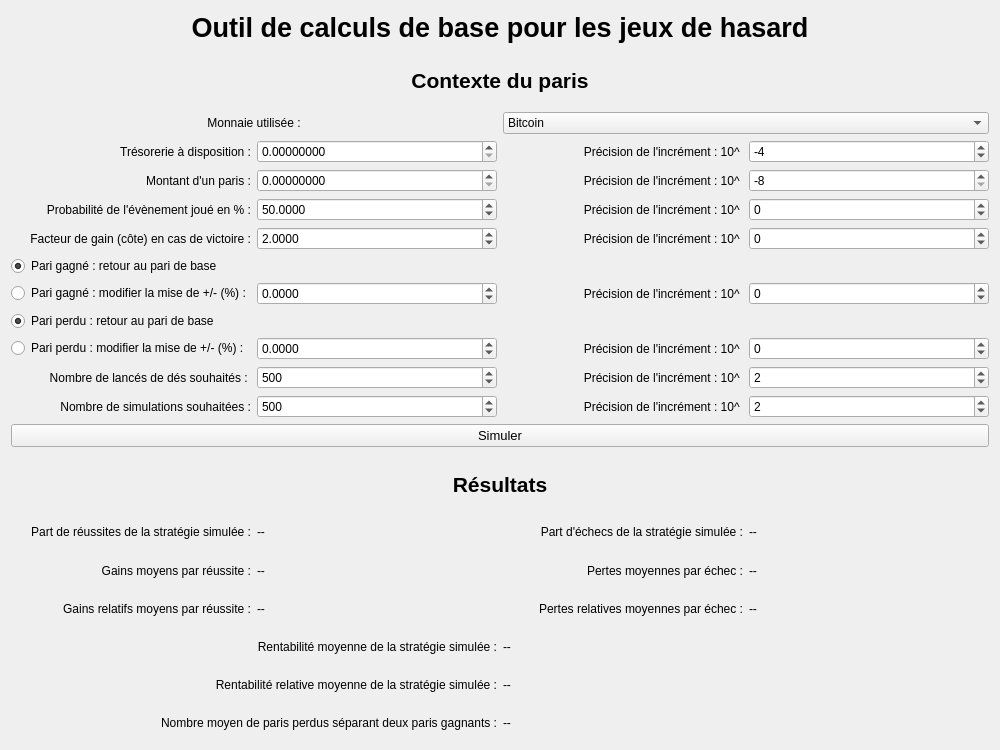
<?xml version="1.0" encoding="UTF-8"?>
<ui version="4.0">
 <class>DiceSimulator</class>
 <widget class="QWidget" name="DiceSimulator">
  <property name="geometry">
   <rect>
    <x>0</x>
    <y>0</y>
    <width>1000</width>
    <height>750</height>
   </rect>
  </property>
  <property name="windowTitle">
   <string>Form</string>
  </property>
  <layout class="QGridLayout" name="gridLayout">
   <item row="6" column="3">
    <widget class="QSpinBox" name="spinBox_precision_input_bet">
     <property name="minimum">
      <number>-8</number>
     </property>
     <property name="maximum">
      <number>5</number>
     </property>
     <property name="value">
      <number>-8</number>
     </property>
    </widget>
   </item>
   <item row="13" column="0">
    <widget class="QRadioButton" name="radioButton_lose_bet_base">
     <property name="text">
      <string>Pari perdu : retour au pari de base</string>
     </property>
     <property name="checked">
      <bool>true</bool>
     </property>
     <property name="autoExclusive">
      <bool>false</bool>
     </property>
    </widget>
   </item>
   <item row="5" column="0">
    <widget class="QLabel" name="label_input_cash">
     <property name="text">
      <string>Trésorerie à disposition :</string>
     </property>
     <property name="alignment">
      <set>Qt::AlignRight|Qt::AlignTrailing|Qt::AlignVCenter</set>
     </property>
    </widget>
   </item>
   <item row="22" column="1">
    <widget class="QLabel" name="label_output_benefits_win">
     <property name="text">
      <string>--</string>
     </property>
    </widget>
   </item>
   <item row="7" column="1">
    <widget class="QDoubleSpinBox" name="doubleSpinBox_input_proba_event">
     <property name="locale">
      <locale language="English" country="UnitedStates"/>
     </property>
     <property name="decimals">
      <number>4</number>
     </property>
     <property name="minimum">
      <double>0.000000000000000</double>
     </property>
     <property name="maximum">
      <double>100.000000000000000</double>
     </property>
     <property name="value">
      <double>50.000000000000000</double>
     </property>
    </widget>
   </item>
   <item row="12" column="0">
    <widget class="QRadioButton" name="radioButton_win_modify_bet">
     <property name="text">
      <string>Pari gagné : modifier la mise de +/- (%) :</string>
     </property>
     <property name="autoExclusive">
      <bool>false</bool>
     </property>
    </widget>
   </item>
   <item row="17" column="0" colspan="4">
    <widget class="QPushButton" name="pushButton_simulate">
     <property name="font">
      <font>
       <pointsize>10</pointsize>
      </font>
     </property>
     <property name="text">
      <string>Simuler</string>
     </property>
    </widget>
   </item>
   <item row="8" column="1">
    <widget class="QDoubleSpinBox" name="doubleSpinBox_input_payout">
     <property name="locale">
      <locale language="English" country="UnitedStates"/>
     </property>
     <property name="decimals">
      <number>4</number>
     </property>
     <property name="minimum">
      <double>1.000000000000000</double>
     </property>
     <property name="maximum">
      <double>100000000.000000000000000</double>
     </property>
     <property name="singleStep">
      <double>0.010000000000000</double>
     </property>
     <property name="value">
      <double>2.000000000000000</double>
     </property>
    </widget>
   </item>
   <item row="6" column="2">
    <widget class="QLabel" name="label_precision_input_bet">
     <property name="text">
      <string>Précision de l'incrément : 10^ </string>
     </property>
     <property name="alignment">
      <set>Qt::AlignRight|Qt::AlignTrailing|Qt::AlignVCenter</set>
     </property>
    </widget>
   </item>
   <item row="5" column="3">
    <widget class="QSpinBox" name="spinBox_precision_input_cash">
     <property name="minimum">
      <number>-8</number>
     </property>
     <property name="maximum">
      <number>5</number>
     </property>
     <property name="value">
      <number>-4</number>
     </property>
    </widget>
   </item>
   <item row="6" column="1">
    <widget class="QDoubleSpinBox" name="doubleSpinBox_input_bet">
     <property name="locale">
      <locale language="English" country="UnitedStates"/>
     </property>
     <property name="decimals">
      <number>8</number>
     </property>
     <property name="maximum">
      <double>99999999999.000000000000000</double>
     </property>
     <property name="singleStep">
      <double>0.000001000000000</double>
     </property>
    </widget>
   </item>
   <item row="7" column="0">
    <widget class="QLabel" name="label_input_proba_event">
     <property name="text">
      <string>Probabilité de l'évènement joué en % :</string>
     </property>
     <property name="alignment">
      <set>Qt::AlignRight|Qt::AlignTrailing|Qt::AlignVCenter</set>
     </property>
    </widget>
   </item>
   <item row="5" column="1">
    <widget class="QDoubleSpinBox" name="doubleSpinBox_input_cash">
     <property name="locale">
      <locale language="English" country="UnitedStates"/>
     </property>
     <property name="decimals">
      <number>8</number>
     </property>
     <property name="maximum">
      <double>999999999999.000000000000000</double>
     </property>
     <property name="singleStep">
      <double>0.000010000000000</double>
     </property>
    </widget>
   </item>
   <item row="22" column="0">
    <widget class="QLabel" name="label_benefits_win">
     <property name="text">
      <string>Gains moyens par réussite :</string>
     </property>
     <property name="alignment">
      <set>Qt::AlignRight|Qt::AlignTrailing|Qt::AlignVCenter</set>
     </property>
    </widget>
   </item>
   <item row="7" column="3">
    <widget class="QSpinBox" name="spinBox_precision_input_proba_event">
     <property name="minimum">
      <number>-4</number>
     </property>
     <property name="maximum">
      <number>2</number>
     </property>
    </widget>
   </item>
   <item row="8" column="3">
    <widget class="QSpinBox" name="spinBox_precision_input_payout">
     <property name="minimum">
      <number>-4</number>
     </property>
     <property name="maximum">
      <number>2</number>
     </property>
    </widget>
   </item>
   <item row="6" column="0">
    <widget class="QLabel" name="label_input_bet">
     <property name="text">
      <string>Montant d'un paris :</string>
     </property>
     <property name="alignment">
      <set>Qt::AlignRight|Qt::AlignTrailing|Qt::AlignVCenter</set>
     </property>
    </widget>
   </item>
   <item row="12" column="3">
    <widget class="QSpinBox" name="spinBox_precision_win_bet">
     <property name="minimum">
      <number>-4</number>
     </property>
     <property name="maximum">
      <number>2</number>
     </property>
    </widget>
   </item>
   <item row="14" column="3">
    <widget class="QSpinBox" name="spinBox_precision_lose_bet">
     <property name="minimum">
      <number>-4</number>
     </property>
     <property name="maximum">
      <number>2</number>
     </property>
    </widget>
   </item>
   <item row="1" column="0" colspan="4">
    <spacer name="horizontalSpacer">
     <property name="orientation">
      <enum>Qt::Horizontal</enum>
     </property>
     <property name="sizeHint" stdset="0">
      <size>
       <width>30</width>
       <height>15</height>
      </size>
     </property>
    </spacer>
   </item>
   <item row="20" column="0" colspan="4">
    <spacer name="horizontalSpacer_4">
     <property name="orientation">
      <enum>Qt::Horizontal</enum>
     </property>
     <property name="sizeHint" stdset="0">
      <size>
       <width>20</width>
       <height>10</height>
      </size>
     </property>
    </spacer>
   </item>
   <item row="4" column="0" colspan="2">
    <widget class="QLabel" name="label_currency">
     <property name="text">
      <string>Monnaie utilisée :</string>
     </property>
     <property name="alignment">
      <set>Qt::AlignCenter</set>
     </property>
    </widget>
   </item>
   <item row="4" column="2" colspan="2">
    <widget class="QComboBox" name="comboBox_input_currency">
     <item>
      <property name="text">
       <string>Bitcoin</string>
      </property>
     </item>
     <item>
      <property name="text">
       <string>Ethereum</string>
      </property>
     </item>
     <item>
      <property name="text">
       <string>Litecoin</string>
      </property>
     </item>
     <item>
      <property name="text">
       <string>Burst</string>
      </property>
     </item>
     <item>
      <property name="text">
       <string>Dogecoin</string>
      </property>
     </item>
     <item>
      <property name="text">
       <string>Euro</string>
      </property>
     </item>
     <item>
      <property name="text">
       <string>Dollar</string>
      </property>
     </item>
    </widget>
   </item>
   <item row="8" column="0">
    <widget class="QLabel" name="label_input_payout">
     <property name="text">
      <string>Facteur de gain (côte) en cas de victoire :</string>
     </property>
     <property name="alignment">
      <set>Qt::AlignRight|Qt::AlignTrailing|Qt::AlignVCenter</set>
     </property>
    </widget>
   </item>
   <item row="26" column="0" colspan="2">
    <widget class="QLabel" name="label_mean_streak">
     <property name="text">
      <string>Nombre moyen de paris perdus séparant deux paris gagnants :</string>
     </property>
     <property name="alignment">
      <set>Qt::AlignRight|Qt::AlignTrailing|Qt::AlignVCenter</set>
     </property>
    </widget>
   </item>
   <item row="22" column="2">
    <widget class="QLabel" name="label_deficits_lose">
     <property name="text">
      <string>Pertes moyennes par échec :</string>
     </property>
     <property name="alignment">
      <set>Qt::AlignRight|Qt::AlignTrailing|Qt::AlignVCenter</set>
     </property>
    </widget>
   </item>
   <item row="21" column="3">
    <widget class="QLabel" name="label_output_lost_strategies">
     <property name="text">
      <string>--</string>
     </property>
    </widget>
   </item>
   <item row="22" column="3">
    <widget class="QLabel" name="label_output_deficits_lose">
     <property name="text">
      <string>--</string>
     </property>
    </widget>
   </item>
   <item row="26" column="2" colspan="2">
    <widget class="QLabel" name="label_output_mean_streak">
     <property name="text">
      <string>--</string>
     </property>
    </widget>
   </item>
   <item row="15" column="2">
    <widget class="QLabel" name="label_precision_input_dice_number">
     <property name="text">
      <string>Précision de l'incrément : 10^ </string>
     </property>
     <property name="alignment">
      <set>Qt::AlignRight|Qt::AlignTrailing|Qt::AlignVCenter</set>
     </property>
    </widget>
   </item>
   <item row="16" column="0">
    <widget class="QLabel" name="label_input_simulation">
     <property name="text">
      <string>Nombre de simulations souhaitées :</string>
     </property>
     <property name="alignment">
      <set>Qt::AlignRight|Qt::AlignTrailing|Qt::AlignVCenter</set>
     </property>
    </widget>
   </item>
   <item row="16" column="2">
    <widget class="QLabel" name="label_precision_simulation">
     <property name="text">
      <string>Précision de l'incrément : 10^ </string>
     </property>
     <property name="alignment">
      <set>Qt::AlignRight|Qt::AlignTrailing|Qt::AlignVCenter</set>
     </property>
    </widget>
   </item>
   <item row="16" column="1">
    <widget class="QSpinBox" name="spinBox_simulation">
     <property name="maximum">
      <number>50000</number>
     </property>
     <property name="value">
      <number>500</number>
     </property>
    </widget>
   </item>
   <item row="16" column="3">
    <widget class="QSpinBox" name="spinBox_precision_simulation">
     <property name="maximum">
      <number>4</number>
     </property>
     <property name="value">
      <number>2</number>
     </property>
    </widget>
   </item>
   <item row="11" column="0" colspan="4">
    <widget class="QRadioButton" name="radioButton_win_bet_base">
     <property name="text">
      <string>Pari gagné : retour au pari de base</string>
     </property>
     <property name="checked">
      <bool>true</bool>
     </property>
     <property name="autoExclusive">
      <bool>false</bool>
     </property>
    </widget>
   </item>
   <item row="15" column="3">
    <widget class="QSpinBox" name="spinBox_precision_input_dice_number">
     <property name="minimum">
      <number>0</number>
     </property>
     <property name="maximum">
      <number>5</number>
     </property>
     <property name="value">
      <number>2</number>
     </property>
    </widget>
   </item>
   <item row="15" column="1">
    <widget class="QSpinBox" name="spinBox_input_dice_number">
     <property name="maximum">
      <number>1000000</number>
     </property>
     <property name="singleStep">
      <number>100</number>
     </property>
     <property name="value">
      <number>500</number>
     </property>
    </widget>
   </item>
   <item row="15" column="0">
    <widget class="QLabel" name="label_input_dice_number">
     <property name="text">
      <string>Nombre de lancés de dés souhaités : </string>
     </property>
     <property name="alignment">
      <set>Qt::AlignRight|Qt::AlignTrailing|Qt::AlignVCenter</set>
     </property>
    </widget>
   </item>
   <item row="12" column="1">
    <widget class="QDoubleSpinBox" name="doubleSpinBox_win_bet">
     <property name="locale">
      <locale language="English" country="UnitedStates"/>
     </property>
     <property name="decimals">
      <number>4</number>
     </property>
     <property name="minimum">
      <double>-100.000000000000000</double>
     </property>
     <property name="maximum">
      <double>1000000000.000000000000000</double>
     </property>
     <property name="value">
      <double>0.000000000000000</double>
     </property>
    </widget>
   </item>
   <item row="14" column="1">
    <widget class="QDoubleSpinBox" name="doubleSpinBox_lose_bet">
     <property name="locale">
      <locale language="English" country="UnitedStates"/>
     </property>
     <property name="decimals">
      <number>4</number>
     </property>
     <property name="minimum">
      <double>-100.000000000000000</double>
     </property>
     <property name="maximum">
      <double>1000000000.000000000000000</double>
     </property>
     <property name="value">
      <double>0.000000000000000</double>
     </property>
    </widget>
   </item>
   <item row="2" column="0" colspan="4">
    <widget class="QLabel" name="label_inputs">
     <property name="font">
      <font>
       <pointsize>16</pointsize>
       <weight>75</weight>
       <bold>true</bold>
      </font>
     </property>
     <property name="text">
      <string>Contexte du paris</string>
     </property>
     <property name="alignment">
      <set>Qt::AlignCenter</set>
     </property>
    </widget>
   </item>
   <item row="0" column="0" colspan="4">
    <widget class="QLabel" name="label_main_title">
     <property name="font">
      <font>
       <pointsize>20</pointsize>
       <weight>75</weight>
       <bold>true</bold>
      </font>
     </property>
     <property name="text">
      <string>Outil de calculs de base pour les jeux de hasard</string>
     </property>
     <property name="alignment">
      <set>Qt::AlignCenter</set>
     </property>
    </widget>
   </item>
   <item row="18" column="0" colspan="4">
    <spacer name="horizontalSpacer_3">
     <property name="orientation">
      <enum>Qt::Horizontal</enum>
     </property>
     <property name="sizeHint" stdset="0">
      <size>
       <width>30</width>
       <height>15</height>
      </size>
     </property>
    </spacer>
   </item>
   <item row="19" column="0" colspan="4">
    <widget class="QLabel" name="label_results">
     <property name="font">
      <font>
       <pointsize>16</pointsize>
       <weight>75</weight>
       <bold>true</bold>
      </font>
     </property>
     <property name="text">
      <string>Résultats</string>
     </property>
     <property name="alignment">
      <set>Qt::AlignCenter</set>
     </property>
    </widget>
   </item>
   <item row="5" column="2">
    <widget class="QLabel" name="label_precision_input_cash">
     <property name="text">
      <string>Précision de l'incrément : 10^ </string>
     </property>
     <property name="alignment">
      <set>Qt::AlignRight|Qt::AlignTrailing|Qt::AlignVCenter</set>
     </property>
    </widget>
   </item>
   <item row="14" column="0">
    <widget class="QRadioButton" name="radioButton_lose_modify_bet">
     <property name="text">
      <string>Pari perdu : modifier la mise de +/- (%) :</string>
     </property>
     <property name="autoExclusive">
      <bool>false</bool>
     </property>
    </widget>
   </item>
   <item row="3" column="0" colspan="4">
    <spacer name="horizontalSpacer_2">
     <property name="orientation">
      <enum>Qt::Horizontal</enum>
     </property>
     <property name="sizeHint" stdset="0">
      <size>
       <width>20</width>
       <height>10</height>
      </size>
     </property>
    </spacer>
   </item>
   <item row="21" column="1">
    <widget class="QLabel" name="label_output_won_strategies">
     <property name="text">
      <string>--</string>
     </property>
    </widget>
   </item>
   <item row="21" column="0">
    <widget class="QLabel" name="label_won_strategies">
     <property name="text">
      <string>Part de réussites de la stratégie simulée :</string>
     </property>
     <property name="alignment">
      <set>Qt::AlignRight|Qt::AlignTrailing|Qt::AlignVCenter</set>
     </property>
    </widget>
   </item>
   <item row="24" column="0" colspan="2">
    <widget class="QLabel" name="label_global_result">
     <property name="text">
      <string>Rentabilité moyenne de la stratégie simulée :</string>
     </property>
     <property name="alignment">
      <set>Qt::AlignRight|Qt::AlignTrailing|Qt::AlignVCenter</set>
     </property>
    </widget>
   </item>
   <item row="24" column="2" colspan="2">
    <widget class="QLabel" name="label_output_global_result">
     <property name="text">
      <string>--</string>
     </property>
    </widget>
   </item>
   <item row="8" column="2">
    <widget class="QLabel" name="label_precision_input_payout">
     <property name="text">
      <string>Précision de l'incrément : 10^ </string>
     </property>
     <property name="alignment">
      <set>Qt::AlignRight|Qt::AlignTrailing|Qt::AlignVCenter</set>
     </property>
    </widget>
   </item>
   <item row="7" column="2">
    <widget class="QLabel" name="label_precision_input_proba_event">
     <property name="text">
      <string>Précision de l'incrément : 10^ </string>
     </property>
     <property name="alignment">
      <set>Qt::AlignRight|Qt::AlignTrailing|Qt::AlignVCenter</set>
     </property>
    </widget>
   </item>
   <item row="14" column="2">
    <widget class="QLabel" name="label_precision_lose_bet">
     <property name="text">
      <string>Précision de l'incrément : 10^ </string>
     </property>
     <property name="alignment">
      <set>Qt::AlignRight|Qt::AlignTrailing|Qt::AlignVCenter</set>
     </property>
    </widget>
   </item>
   <item row="12" column="2">
    <widget class="QLabel" name="label_precision_win_bet">
     <property name="text">
      <string>Précision de l'incrément : 10^ </string>
     </property>
     <property name="alignment">
      <set>Qt::AlignRight|Qt::AlignTrailing|Qt::AlignVCenter</set>
     </property>
    </widget>
   </item>
   <item row="21" column="2">
    <widget class="QLabel" name="label_lost_strategies">
     <property name="text">
      <string>Part d'échecs de la stratégie simulée :</string>
     </property>
     <property name="alignment">
      <set>Qt::AlignRight|Qt::AlignTrailing|Qt::AlignVCenter</set>
     </property>
    </widget>
   </item>
   <item row="23" column="0">
    <widget class="QLabel" name="label_relative_benefits_win">
     <property name="text">
      <string>Gains relatifs moyens par réussite :</string>
     </property>
     <property name="alignment">
      <set>Qt::AlignRight|Qt::AlignTrailing|Qt::AlignVCenter</set>
     </property>
    </widget>
   </item>
   <item row="23" column="1">
    <widget class="QLabel" name="label_output_relative_benefits">
     <property name="text">
      <string>--</string>
     </property>
    </widget>
   </item>
   <item row="23" column="2">
    <widget class="QLabel" name="label_relative_deficits">
     <property name="text">
      <string>Pertes relatives moyennes par échec :</string>
     </property>
     <property name="alignment">
      <set>Qt::AlignRight|Qt::AlignTrailing|Qt::AlignVCenter</set>
     </property>
    </widget>
   </item>
   <item row="23" column="3">
    <widget class="QLabel" name="label_output_relative_deficits">
     <property name="text">
      <string>--</string>
     </property>
    </widget>
   </item>
   <item row="25" column="2" colspan="2">
    <widget class="QLabel" name="label_output_relative_global_result">
     <property name="text">
      <string>--</string>
     </property>
    </widget>
   </item>
   <item row="25" column="0" colspan="2">
    <widget class="QLabel" name="label_relative_global_result">
     <property name="text">
      <string>Rentabilité relative moyenne de la stratégie simulée :</string>
     </property>
     <property name="alignment">
      <set>Qt::AlignRight|Qt::AlignTrailing|Qt::AlignVCenter</set>
     </property>
    </widget>
   </item>
  </layout>
 </widget>
 <tabstops>
  <tabstop>comboBox_input_currency</tabstop>
  <tabstop>doubleSpinBox_input_cash</tabstop>
  <tabstop>spinBox_precision_input_cash</tabstop>
  <tabstop>doubleSpinBox_input_bet</tabstop>
  <tabstop>spinBox_precision_input_bet</tabstop>
  <tabstop>doubleSpinBox_input_proba_event</tabstop>
  <tabstop>spinBox_precision_input_proba_event</tabstop>
  <tabstop>doubleSpinBox_input_payout</tabstop>
  <tabstop>spinBox_precision_input_payout</tabstop>
  <tabstop>radioButton_win_bet_base</tabstop>
  <tabstop>radioButton_win_modify_bet</tabstop>
  <tabstop>doubleSpinBox_win_bet</tabstop>
  <tabstop>spinBox_precision_win_bet</tabstop>
  <tabstop>radioButton_lose_bet_base</tabstop>
  <tabstop>radioButton_lose_modify_bet</tabstop>
  <tabstop>doubleSpinBox_lose_bet</tabstop>
  <tabstop>spinBox_precision_lose_bet</tabstop>
  <tabstop>spinBox_input_dice_number</tabstop>
  <tabstop>spinBox_precision_input_dice_number</tabstop>
  <tabstop>spinBox_simulation</tabstop>
  <tabstop>spinBox_precision_simulation</tabstop>
  <tabstop>pushButton_simulate</tabstop>
 </tabstops>
 <resources/>
 <connections>
  <connection>
   <sender>pushButton_simulate</sender>
   <signal>clicked()</signal>
   <receiver>DiceSimulator</receiver>
   <slot>compute_expectation()</slot>
   <hints>
    <hint type="sourcelabel">
     <x>488</x>
     <y>448</y>
    </hint>
    <hint type="destinationlabel">
     <x>125</x>
     <y>423</y>
    </hint>
   </hints>
  </connection>
  <connection>
   <sender>comboBox_input_currency</sender>
   <signal>activated(QString)</signal>
   <receiver>DiceSimulator</receiver>
   <slot>currency_changed()</slot>
   <hints>
    <hint type="sourcelabel">
     <x>550</x>
     <y>147</y>
    </hint>
    <hint type="destinationlabel">
     <x>114</x>
     <y>158</y>
    </hint>
   </hints>
  </connection>
  <connection>
   <sender>spinBox_precision_input_cash</sender>
   <signal>valueChanged(int)</signal>
   <receiver>DiceSimulator</receiver>
   <slot>precision_changed()</slot>
   <hints>
    <hint type="sourcelabel">
     <x>758</x>
     <y>177</y>
    </hint>
    <hint type="destinationlabel">
     <x>369</x>
     <y>451</y>
    </hint>
   </hints>
  </connection>
  <connection>
   <sender>spinBox_precision_input_bet</sender>
   <signal>valueChanged(int)</signal>
   <receiver>DiceSimulator</receiver>
   <slot>precision_changed()</slot>
   <hints>
    <hint type="sourcelabel">
     <x>793</x>
     <y>204</y>
    </hint>
    <hint type="destinationlabel">
     <x>391</x>
     <y>481</y>
    </hint>
   </hints>
  </connection>
  <connection>
   <sender>spinBox_precision_input_proba_event</sender>
   <signal>valueChanged(int)</signal>
   <receiver>DiceSimulator</receiver>
   <slot>precision_changed()</slot>
   <hints>
    <hint type="sourcelabel">
     <x>808</x>
     <y>233</y>
    </hint>
    <hint type="destinationlabel">
     <x>429</x>
     <y>510</y>
    </hint>
   </hints>
  </connection>
  <connection>
   <sender>spinBox_precision_input_payout</sender>
   <signal>valueChanged(int)</signal>
   <receiver>DiceSimulator</receiver>
   <slot>precision_changed()</slot>
   <hints>
    <hint type="sourcelabel">
     <x>990</x>
     <y>268</y>
    </hint>
    <hint type="destinationlabel">
     <x>454</x>
     <y>543</y>
    </hint>
   </hints>
  </connection>
  <connection>
   <sender>spinBox_precision_input_dice_number</sender>
   <signal>valueChanged(int)</signal>
   <receiver>DiceSimulator</receiver>
   <slot>precision_changed()</slot>
   <hints>
    <hint type="sourcelabel">
     <x>990</x>
     <y>392</y>
    </hint>
    <hint type="destinationlabel">
     <x>479</x>
     <y>571</y>
    </hint>
   </hints>
  </connection>
  <connection>
   <sender>spinBox_precision_win_bet</sender>
   <signal>valueChanged(int)</signal>
   <receiver>DiceSimulator</receiver>
   <slot>precision_changed()</slot>
   <hints>
    <hint type="sourcelabel">
     <x>990</x>
     <y>317</y>
    </hint>
    <hint type="destinationlabel">
     <x>534</x>
     <y>630</y>
    </hint>
   </hints>
  </connection>
  <connection>
   <sender>spinBox_precision_lose_bet</sender>
   <signal>valueChanged(int)</signal>
   <receiver>DiceSimulator</receiver>
   <slot>precision_changed()</slot>
   <hints>
    <hint type="sourcelabel">
     <x>990</x>
     <y>366</y>
    </hint>
    <hint type="destinationlabel">
     <x>592</x>
     <y>685</y>
    </hint>
   </hints>
  </connection>
  <connection>
   <sender>spinBox_precision_simulation</sender>
   <signal>valueChanged(int)</signal>
   <receiver>DiceSimulator</receiver>
   <slot>precision_changed()</slot>
   <hints>
    <hint type="sourcelabel">
     <x>872</x>
     <y>413</y>
    </hint>
    <hint type="destinationlabel">
     <x>501</x>
     <y>596</y>
    </hint>
   </hints>
  </connection>
  <connection>
   <sender>radioButton_win_bet_base</sender>
   <signal>clicked()</signal>
   <receiver>DiceSimulator</receiver>
   <slot>bet_clicked()</slot>
   <hints>
    <hint type="sourcelabel">
     <x>17</x>
     <y>285</y>
    </hint>
    <hint type="destinationlabel">
     <x>660</x>
     <y>76</y>
    </hint>
   </hints>
  </connection>
  <connection>
   <sender>radioButton_win_modify_bet</sender>
   <signal>clicked()</signal>
   <receiver>DiceSimulator</receiver>
   <slot>bet_clicked()</slot>
   <hints>
    <hint type="sourcelabel">
     <x>66</x>
     <y>306</y>
    </hint>
    <hint type="destinationlabel">
     <x>628</x>
     <y>109</y>
    </hint>
   </hints>
  </connection>
  <connection>
   <sender>radioButton_lose_bet_base</sender>
   <signal>clicked()</signal>
   <receiver>DiceSimulator</receiver>
   <slot>bet_clicked()</slot>
   <hints>
    <hint type="sourcelabel">
     <x>162</x>
     <y>337</y>
    </hint>
    <hint type="destinationlabel">
     <x>547</x>
     <y>192</y>
    </hint>
   </hints>
  </connection>
  <connection>
   <sender>radioButton_lose_modify_bet</sender>
   <signal>clicked()</signal>
   <receiver>DiceSimulator</receiver>
   <slot>bet_clicked()</slot>
   <hints>
    <hint type="sourcelabel">
     <x>117</x>
     <y>353</y>
    </hint>
    <hint type="destinationlabel">
     <x>526</x>
     <y>244</y>
    </hint>
   </hints>
  </connection>
 </connections>
 <slots>
  <slot>compute_expectation()</slot>
  <slot>currency_changed()</slot>
  <slot>precision_changed()</slot>
  <slot>bet_clicked()</slot>
 </slots>
</ui>
